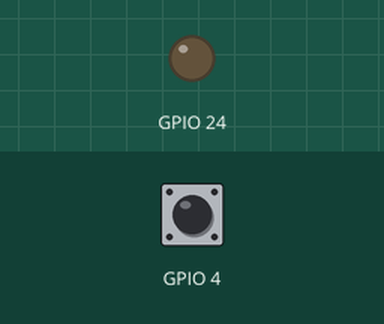
Simulated run of this program. Board: Raspberry Pi (BCM pin numbers). On the bench: output pins drawn as LEDs (lit = HIGH). The inputs (shaded band) are chosen by the test bench; at power-on: GPIO 4 HIGH.

Above: at 1.2 s.
1.3 s: GPIO 4 pulled LOW for 0.15 s
At 1.4 s:
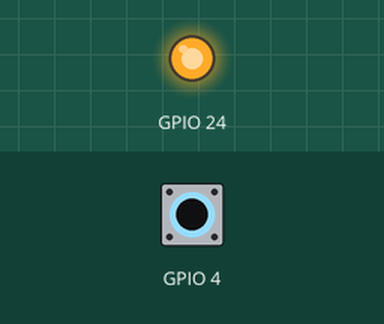
3.0 s: GPIO 4 pulled LOW for 3.2 s
At 7.4 s:
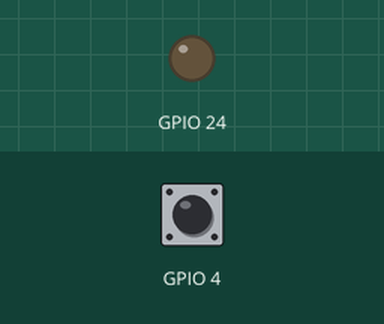
Timing chart, 0 to 8.9 s (numbered marks = the images above; inputs shaded):
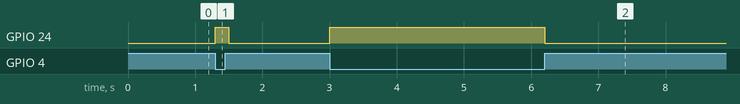

Measured:
- after the input at 1.3 s, GPIO 24: LOW → HIGH at once, → LOW 0.20 s later
- after the input at 3.0 s, GPIO 24: LOW → HIGH at once, → LOW 3.2 s later

The program:

relay_test.py
```python
import RPi.GPIO as GPIO  # type: ignore
from time import sleep


GPIO.setwarnings(False)  # Disable warnings

GPIO.setmode(GPIO.BCM)
GPIO.setup(4, GPIO.IN, pull_up_down=GPIO.PUD_UP)
GPIO.setup(24, GPIO.OUT)

try:
    while True:
        if not GPIO.input(4):
            GPIO.output(24, 1)
            sleep(0.1)
        else:
            GPIO.output(24, 0)
            sleep(0.1)

finally:
    GPIO.cleanup()
```
